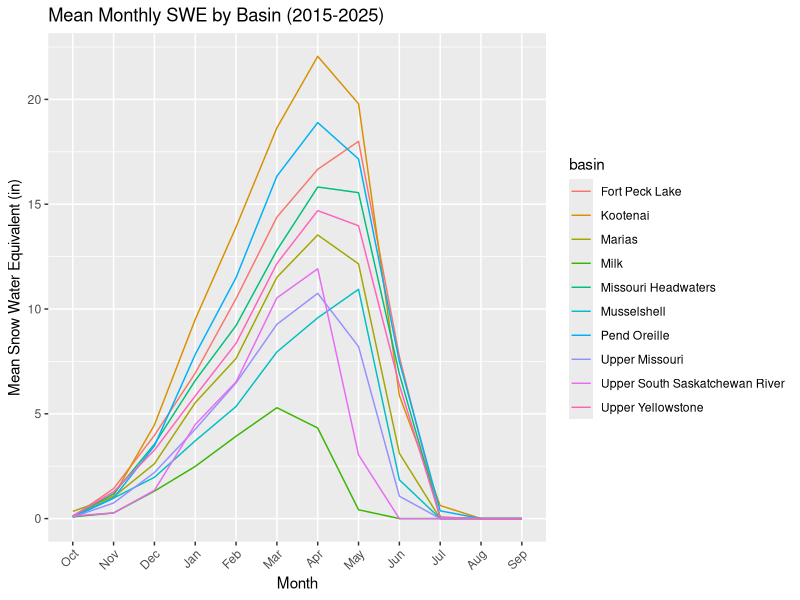

Reproduce this figure in R.
## ---- chunk 1
#| label: setup
#| message: false
#| warning: false

library(tidyverse)
library(lubridate)

# Import CSV
snotel = read_csv("mt_snotel_month.csv")

# Select & rename columns of interest
snotel = snotel |>
  select(!median_snow_depth_1991_2020_in) |>
  rename(c(lat = latitude, long = longitude, elev = elevation_ft, swe = swe_in, snow_depth = snow_depth_in, median_swe_1991_2020 = median_swe_1991_2020_in))

# Create and populate drainage basin column
snotel = snotel |>
  mutate(
    basin = case_when(
      str_detect(huc6, "100200") ~ "Missouri Headwaters",
      str_detect(huc6, "100302") ~ "Marias",
      str_detect(huc6, "170101") ~ "Kootenai",
      str_detect(huc6, "170102") ~ "Pend Oreille",
      str_detect(huc6, "100301") ~ "Upper Missouri",
      str_detect(huc6, "100700") ~ "Upper Yellowstone",
      str_detect(huc6, "100401") ~ "Fort Peck Lake",
      str_detect(huc6, "100402") ~ "Musselshell",
      str_detect(huc6, "90400") ~ "Upper South Saskatchewan River",
      str_detect(huc6, "100500") ~ "Milk",
      TRUE ~ NA_character_)) |>
  relocate(huc6, .after = basin)

# Create and populate date, month, and year columns
snotel_clean = snotel |>
  mutate(
    date = ymd(date)) |>
  mutate(
    month = month(date, label = TRUE),
  month = factor(
      month, levels = c("Oct", "Nov", "Dec","Jan", 
                        "Feb", "Mar", "Apr","May", 
                        "Jun", "Jul", "Aug","Sep"))) |>
  relocate(month, .after = month_year) |>
  mutate(
    year = year(date)) |>
  relocate(year, .after = month)
## ---- chunk 2
snotel_clean |>
  group_by(basin, month) |>
  summarise(mean_swe = mean(swe, na.rm = TRUE), .groups = "drop") |>
  ggplot(aes(x = month, y = mean_swe, color = basin, group = basin)) +
  geom_line() +
  labs(
    title = "Mean Monthly SWE by Basin (2015-2025)",
    x = "Month",
    y = "Mean Snow Water Equivalent (in)") +
  theme(axis.text.x = element_text(angle = 45, hjust = 1))
